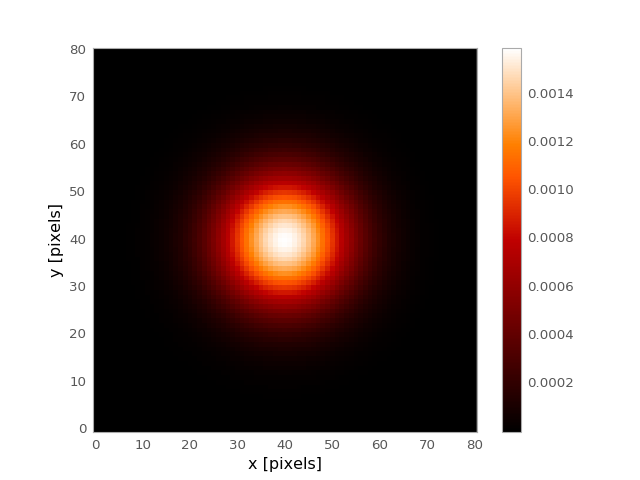

Python code for this plot:
import matplotlib.pyplot as plt
from astropy.convolution import Gaussian2DKernel
gaussian_2D_kernel = Gaussian2DKernel(10)
plt.imshow(gaussian_2D_kernel, interpolation='none', origin='lower')
plt.xlabel('x [pixels]')
plt.ylabel('y [pixels]')
plt.colorbar()
plt.show()
